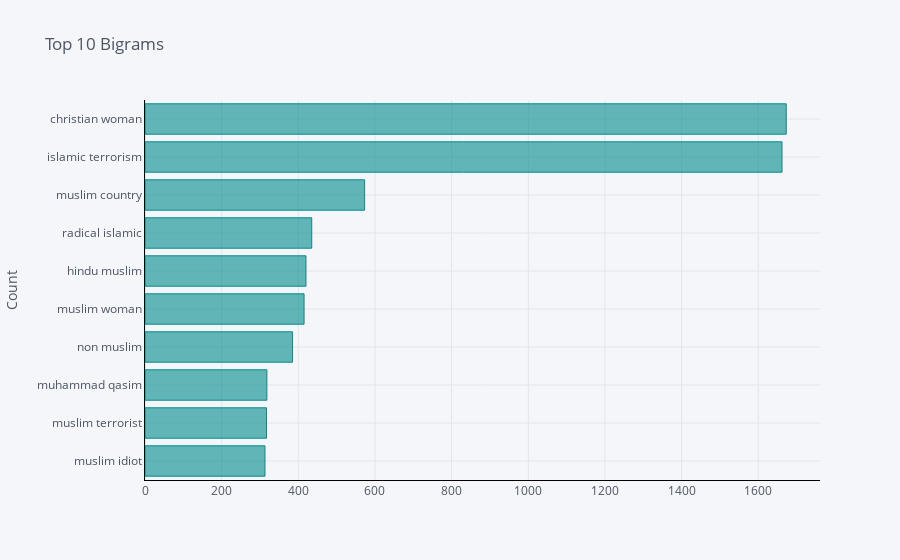

Write notebook code for a chart like this one.
### Code cell
bigrams(data,'religion')

### Figure 1 — Plotly figure (JSON) as saved in the notebook; plotly's stock layout.template omitted (floating-point values rounded to 4 significant figures)
{"data": [{"marker": {"color": "rgba(0, 139, 139, 0.6)", "line": {"color": "rgba(0, 139, 139, 1.0)", "width": 1}}, "name": "count", "orientation": "h", "text": "", "type": "bar", "x": [313, 317, 318, 385, 415, 420, 435, 573, 1662, 1673], "y": ["muslim idiot", "muslim terrorist", "muhammad qasim", "non muslim", "muslim woman", "hindu muslim", "radical islamic", "muslim country", "islamic terrorism", "christian woman"]}], "layout": {"autosize": true, "legend": {"bgcolor": "#F5F6F9", "font": {"color": "#4D5663"}}, "paper_bgcolor": "#F5F6F9", "plot_bgcolor": "#F5F6F9", "title": {"font": {"color": "#4D5663"}, "text": "Top 10 Bigrams"}, "xaxis": {"autorange": true, "gridcolor": "#E1E5ED", "linecolor": "black", "range": [0, 1761.0], "showgrid": true, "tickfont": {"color": "#4D5663"}, "title": {"font": {"color": "#4D5663"}, "text": ""}, "type": "linear", "zerolinecolor": "#E1E5ED"}, "yaxis": {"autorange": true, "gridcolor": "#E1E5ED", "linecolor": "black", "range": [-0.5, 9.5], "showgrid": true, "tickfont": {"color": "#4D5663"}, "title": {"font": {"color": "#4D5663"}, "text": "Count"}, "type": "category", "zerolinecolor": "#E1E5ED"}}}
